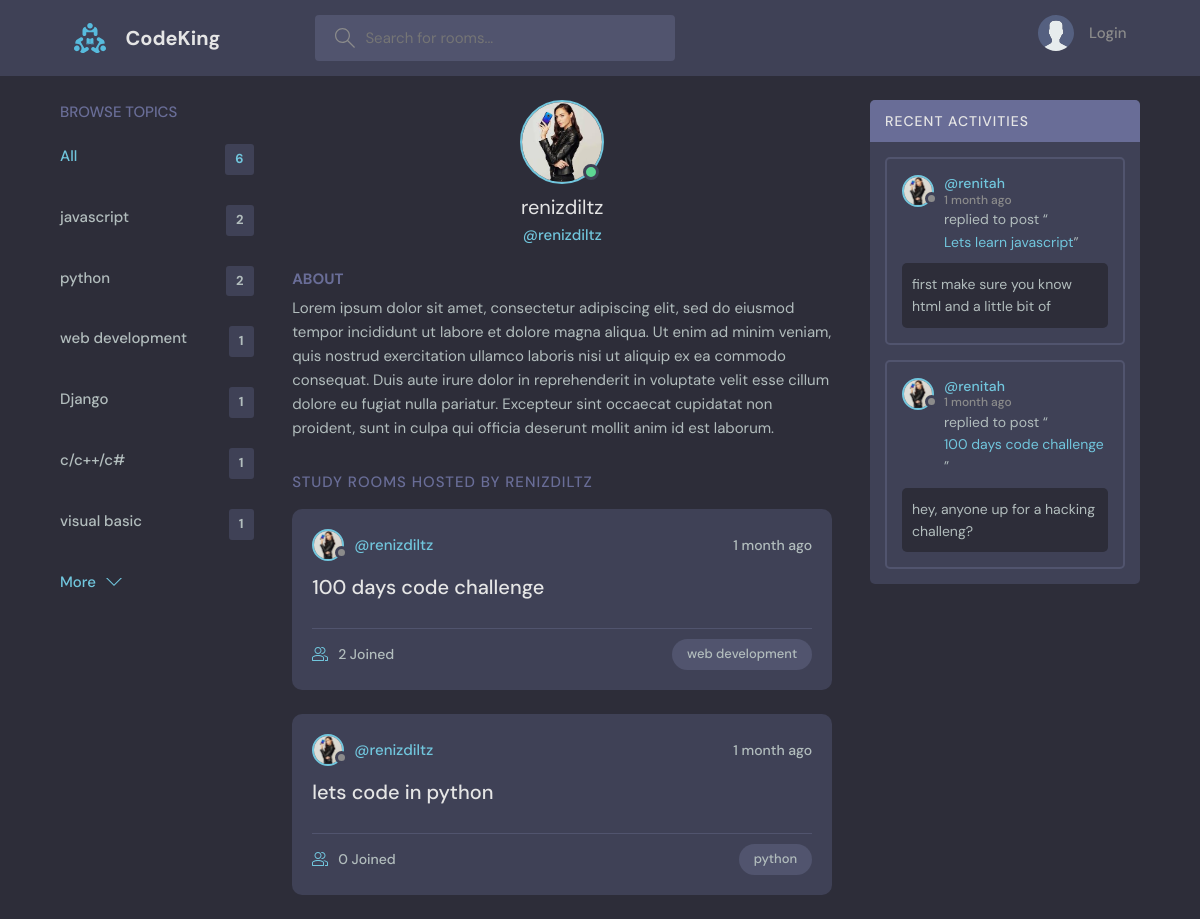
Screenshot of /profile/3/ with the database file from the repository.
### base/models.py (models this page shows, shortened)
class Topic(models.Model):
    name = models.CharField(max_length=200)

class User(AbstractUser):
    name = models.CharField(max_length=200, null=True)
    email = models.EmailField(unique=True, null=True)
    bio = models.TextField(null=True)
    avatar = models.ImageField(null=True, default="avatar.svg")
    USERNAME_FIELD = 'email'
    REQUIRED_FIELDS = []
    def __str__(self):
        return str(self.name)

class Room(models.Model):
    host = models.ForeignKey(User, on_delete=models.SET_NULL, null=True)
    topic = models.ForeignKey(Topic, on_delete=models.SET_NULL, null=True)
    name = models.CharField(max_length=200)
    description = models.TextField(null=True, blank=True)
    participants = models.ManyToManyField(User, related_name='participants', blank=True)
    updated = models.DateTimeField(auto_now=True)
    created = models.DateTimeField(auto_now_add=True)
    class Meta:
        ordering = ['-created', '-updated']
    def __str__ (self):
        return self.name

class Message(models.Model):
    user = models.ForeignKey(User, on_delete=models.CASCADE)
    room = models.ForeignKey(Room, on_delete=models.CASCADE)
    body = models.TextField()
    updated = models.DateTimeField(auto_now=True)
    created = models.DateTimeField(auto_now_add=True)
    class Meta:
        ordering = ['-created', '-updated']
    def __str__ (self):
        return self.body[0:50]

### base/views.py (the view)
# urls.py: path('profile/<str:pk>/',views.userProfile, name="user-profile" ),
def userProfile(request, pk):
    user = User.objects.get(id=pk)
    rooms = user.room_set.all()
    room_messages = user.message_set.all()
    topics = Topic.objects.all()
    context={
        'user':user,
        'rooms':rooms,
        'room_messages':room_messages,
        'topics': topics
    }
    return render(request, 'base/profile.html', context)

### base/templates/base/profile.html (shortened to what this page needs)
{% extends 'base/main.html' %}
{% block content %}
  <main class="profile-page layout layout--3">
    <div class="container">
      {% include 'base/topics_component.html' %}
      <div class="roomList">
        <div class="profile">
          <div class="profile__avatar">
            <div class="avatar avatar--large active">
              <img src="{{user.avatar.url}}" />
            </div>
          </div>
          <div class="profile__info">
            <h3>{{user.username}}</h3>
            <p>@{{user.username}}</p>
          </div>
          <div class="profile__about">
            <h3>About</h3>
            <p>
              {{user.bio}}
            </p>
          </div>
        </div>
        <div class="roomList__header">
          <div>
            <h2>Study Rooms Hosted by {{user.username}}</a>
            </h2>
          </div>
        </div>
        {% include 'base/feed_component.html' %}
      </div>
      {% include 'base/activity_component.html' %}
    </div>
  </main>
  {% endblock %}

### base/templates/base/main.html (shortened to what this page needs)
<!DOCTYPE html>
{% load static %}
<html lang="en">
  <head>
    <link rel="stylesheet" href="{% static 'styles/styles.css' %}" />
  </head>
  <body>
    {% include 'base/navbar.html' %}
    {% block content %}
    {% endblock %}
  </body>
</html>

### base/templates/base/navbar.html (shortened to what this page needs)
{% load static %}
<header class="header header--loggedIn">
    <div class="container">
      <a href="{% url 'home' %}" class="header__logo">
        <img src="{% static 'images/logo.svg' %}" />
        <h1>CodeKing</h1>
      </a>
      <form class="header__search" method="get" action="{% url 'home' %}">
        <label>
          <input name="q" placeholder="Search for rooms..." />
        </label>
      </form>
      <nav class="header__menu">
        {% if request.user.is_authenticated %}
        <div class="header__user">
          <a href="{% url 'update-user' %}">
            <div class="avatar avatar--medium active">
              <img src="{{request.user.avatar.url}}" />
            </div>
            <p>{{request.user.username}} <span>@{{request.user.username}}</span></p>
          </a>
          <button class="dropdown-button">
            <svg version="1.1" xmlns="http://www.w3.org/2000/svg" width="32" height="32" viewBox="0 0 32 32">
              <title>chevron-down</title>
              <path d="M16 21l-13-13h-3l16 16 16-16h-3l-13 13z"></path>
            </svg>
          </button>
        </div>
        {% else %}
        <a href="{% url 'login' %}">
          <img src="{% static 'images/avatar.svg' %}" />
          <p>Login</p>
        </a>
        {% endif %}
      </nav>
    </div>
  </header>

### base/templates/base/topics_component.html
<div class="topics">
    <div class="topics__header">
      <h2>Browse Topics</h2>
    </div>
    <ul class="topics__list">
      <li>
        <a href="{% url 'home' %}" class="active">All <span>{{topics.count}}</span></a>
      </li>
      {% for topic in topics %}
      <li>
        <a href="{% url 'home' %}?q={{topic.name}}">{{topic.name}} <span>{{topic.room_set.all.count}}</span></a>
      </li>
      {% endfor %}
    </ul>
    <a class="btn btn--link" href="{% url 'topics' %}">
      More
      <svg version="1.1" xmlns="http://www.w3.org/2000/svg" width="32" height="32" viewBox="0 0 32 32">
        <title>chevron-down</title>
        <path d="M16 21l-13-13h-3l16 16 16-16h-3l-13 13z"></path>
      </svg>
    </a>
  </div>

### base/templates/base/feed_component.html (shortened to what this page needs)
{% for room in rooms %}
<div class="roomListRoom">
    <div class="roomListRoom__header">
      <a href="{% url 'user-profile' room.host.id%}" class="roomListRoom__author">
        <div class="avatar avatar--small">
          <img src="{{room.host.avatar.url}}" />
        </div>
        <span>@{{room.host.username}}</span>
      </a>
      <div class="roomListRoom__actions">
        <span>{{room.created|timesince}} ago</span>
      </div>
    </div>
    <div class="roomListRoom__content">
      <a href="{% url 'room' room.id%}">{{room.name}}</a>
    </div>
    <div class="roomListRoom__meta">
      <a href="{% url 'room' room.id%}" class="roomListRoom__joined">
        {{room.participants.all.count}} Joined
      </a>
      <p class="roomListRoom__topic">{{room.topic.name}}</p>
    </div>
  </div>
  {% endfor %}

### base/templates/base/activity_component.html (shortened to what this page needs)
<div class="activities">
    <div class="activities__header">
      <h2>Recent Activities</h2>
    </div>
    {% for message in room_messages %}
    <div class="activities__box">
      <div class="activities__boxHeader roomListRoom__header">
        <a href="{% url 'user-profile' message.user.id %}" class="roomListRoom__author">
          <div class="avatar avatar--small">
            <img src="{{message.user.avatar.url}}" />
          </div>
          <p>
            @{{message.user}}
            <span>{{message.created|timesince}} ago</span>
          </p>
        </a>
      </div>
      <div class="activities__boxContent">
        <p>replied to post “<a href="{% url 'room' message.room.id %}">{{message.room}}</a>”</p>
        <div class="activities__boxRoomContent">
          {{message}}
        </div>
      </div>
    </div>
    {% endfor %}
</div>

### rows the page displays
Topic: name "javascript", room_set.all.count "2"
Topic: name "python", room_set.all.count "2"
Topic: name "web development", room_set.all.count "1"
Topic: name "Django", room_set.all.count "1"
Topic: name "c/c++/c#", room_set.all.count "1"
Topic: name "visual basic", room_set.all.count "1"
User: avatar (picture), username "renizdiltz", bio "Lorem ipsum dolor sit amet, consectetur adipiscing elit, sed do eiusmod tempor incididunt ut labore et dolore magna aliqua. Ut enim ad minim veniam, quis nostrud exercitation ullamco laboris nisi ut aliquip ex ea commodo consequat. Duis aute irure dolor in reprehenderit in voluptate velit esse cillum dolore eu fugiat nulla pariatur. Excepteur sint occaecat cupidatat non proident, sunt in culpa qui officia deserunt mollit anim id est laborum.", username "RENIZDILTZ"
Room: host.avatar (picture), host.username "renizdiltz", created "1 month", name "100 days code challenge", participants.all.count "2", topic.name "web development"
Room: host.avatar (picture), host.username "renizdiltz", created "1 month", name "lets code in python", participants.all.count "0", topic.name "python"
Message: user.avatar (picture), user "renitah", created "1 month", room "Lets learn javascript", body "first make sure you know html and a little bit of"
Message: user.avatar (picture), user "renitah", created "1 month", room "100 days code challenge", body "hey, anyone up for a hacking challeng?"

### other values shown
{{ topics.count }} "6"
